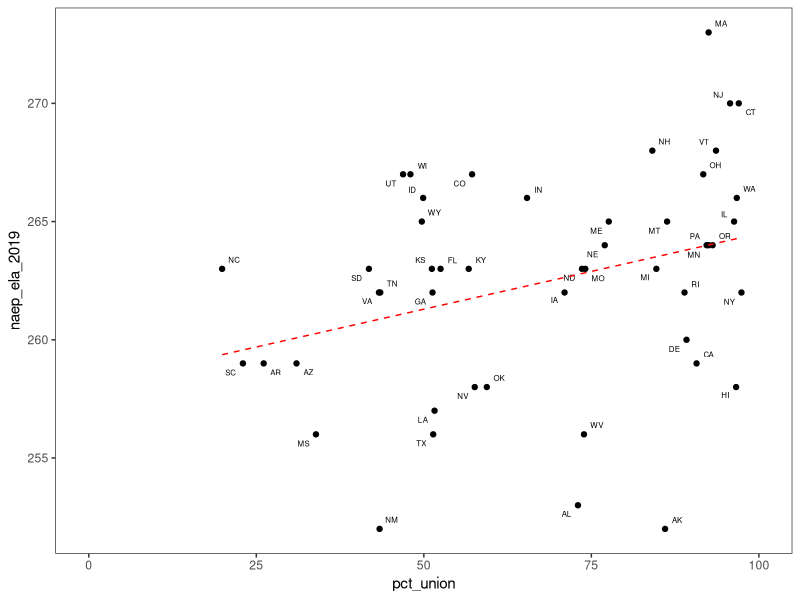
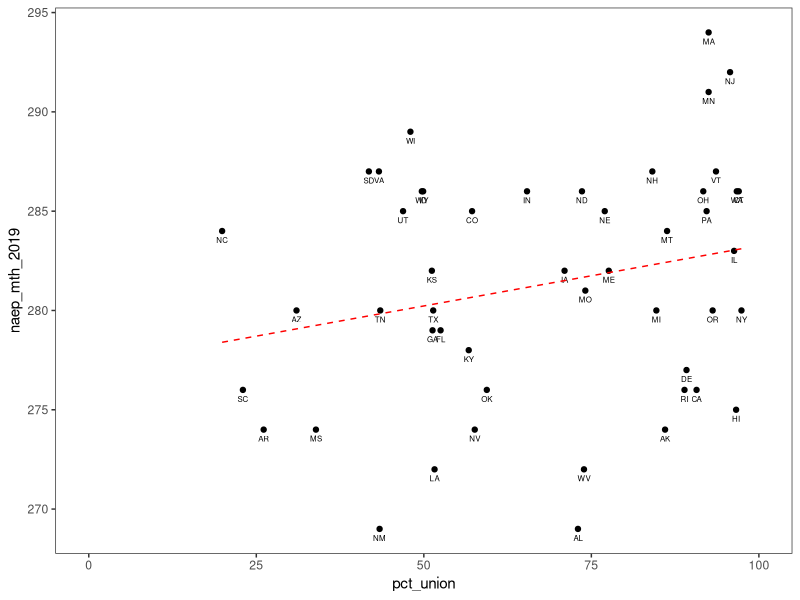
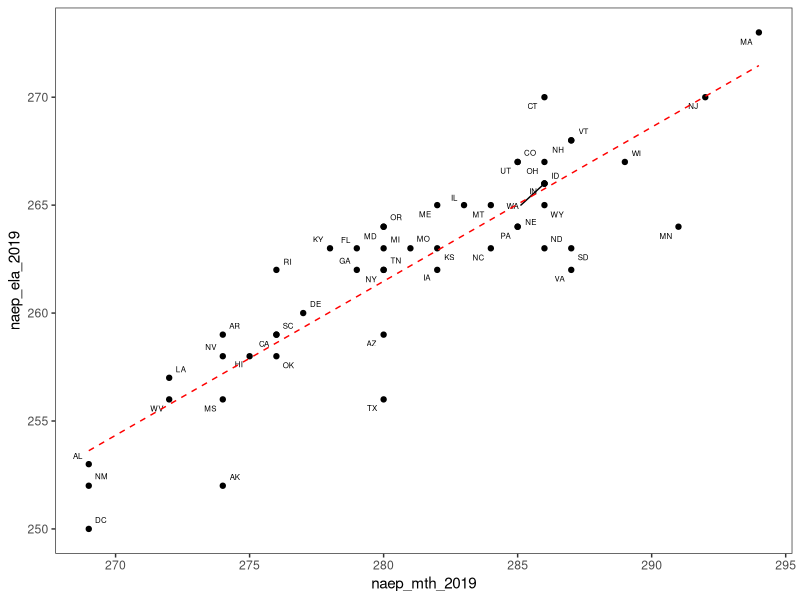
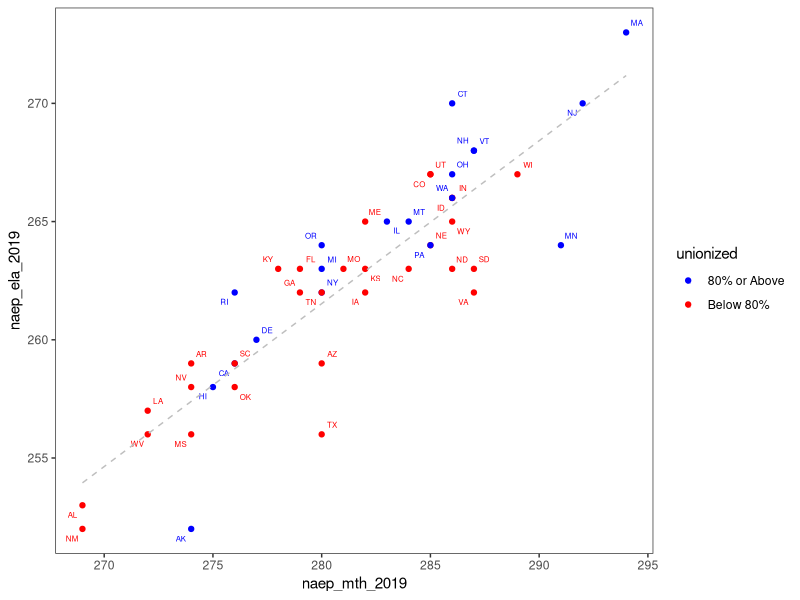

The R source for these figures, in order:
## ---- chunk 1
knitr::opts_chunk$set(message = FALSE, warning = FALSE)
## ---- chunk 2
library(dplyr)
library(ggplot2)
library(ggrepel)

setwd('../../..')
naep_mth <- read.csv('data/state_naep_mth2019.csv')
naep_ela <- read.csv('data/state_naep_ela2019.csv')
pct_union <- read.csv('data/state_pct_union.csv')
                 
ed_dta <- naep_mth %>% 
            inner_join(naep_ela, by = 'State')  %>% 
            inner_join(pct_union, by = 'State') 
          
state_abb <-   append(state.abb, 'DC', after =8) 

ed_dta <- ed_dta %>% 
            rename(state_name = State) %>% 
            mutate(state = state_abb)

ed_dta %>%  head()

## ---- chunk 3
ed_dta %>% 
  filter_all(~!is.na(.)) %>% 
  ggplot(aes(x=pct_union, y= naep_ela_2019, label = state)) +
  geom_point() +
  geom_text_repel(size = 2) +
  geom_smooth(method = 'lm', 
              se = FALSE, 
              linetype = 'dashed', 
              color = 'red', 
              size = 0.5) +
  theme_bw() +
  theme(panel.grid = element_blank())+
  scale_x_continuous(limits = c(0,100)) 
## ---- chunk 4
cor(ed_dta$naep_ela_2019, ed_dta$pct_union, use = 'complete.obs')  %>%  round(2)
## ---- chunk 5
fit <- lm(naep_ela_2019 ~ pct_union, ed_dta)
summary(fit)

## ---- chunk 6
ed_dta %>% 
  filter_all(~!is.na(.)) %>% 
  ggplot(aes(x=pct_union, y= naep_mth_2019, label = state)) +
  geom_point() +
  geom_text(position = position_dodge(width = 0.1), vjust = 2, size = 2) +
  geom_smooth(method = 'lm', 
              se = FALSE, 
              linetype = 'dashed', 
              color = 'red', 
              size = 0.5) +
  theme_bw() +
  theme(panel.grid = element_blank()) +
  scale_x_continuous(limits = c(0,100)) 
## ---- chunk 7
cor(ed_dta$naep_mth_2019, ed_dta$pct_union, use= "complete.obs") %>% 
  round(2) 
## ---- chunk 8
fit <- lm(naep_mth_2019 ~ pct_union, ed_dta)
fit %>%  summary
## ---- chunk 9
ed_dta <- ed_dta %>% 
          mutate(naep_mth_rnk_2019 = rank(-naep_mth_2019, ties.method = 'min'),
                 naep_ela_rnk_2019 = rank(-naep_ela_2019, ties.method = 'min'))


ed_dta %>% 
  filter(state %in% c('MN', 'CT')) %>% 
  select(state_name, naep_mth_rnk_2019,naep_ela_rnk_2019)
## ---- chunk 10
ed_dta %>% 
  ggplot(aes(x=naep_mth_2019, y= naep_ela_2019, label = state)) +
  geom_point() +
  geom_text_repel(size = 2) +
  geom_smooth(method = 'lm', 
              se = FALSE, 
              linetype = 'dashed', 
              color = 'red',
              size = 0.5) +
  theme_bw() +
  theme(panel.grid = element_blank()) 
## ---- chunk 11
cor(ed_dta$naep_mth_2019, ed_dta$naep_ela_2019) %>%  round(2)

## ---- chunk 12
fit <- ed_dta %>%  
  lm(formula =naep_ela_2019 ~ naep_mth_2019)
summary(fit)
## ---- chunk 13

ed_dta <-ed_dta %>% 
  mutate(unionized = as.factor(if_else(pct_union >= 80,  "80% or Above", "Below 80%")))

  ed_dta %>% 
  filter_all(~!is.na(.)) %>% 
  ggplot(aes(x=naep_mth_2019, y= naep_ela_2019, 
              label = state, color = unionized, group = unionized)) +
  geom_point() +
  geom_text_repel(size = 2) +
  geom_smooth(method = 'lm', 
              se = FALSE, 
              linetype = 'dashed', 
              color = 'gray', size = 0.5, 
              inherit.aes = FALSE,
              aes(x=naep_mth_2019, y = naep_ela_2019)) +
  theme_bw() +
  theme(panel.grid = element_blank())  +
    scale_color_manual(values = c('blue', 'red'))

